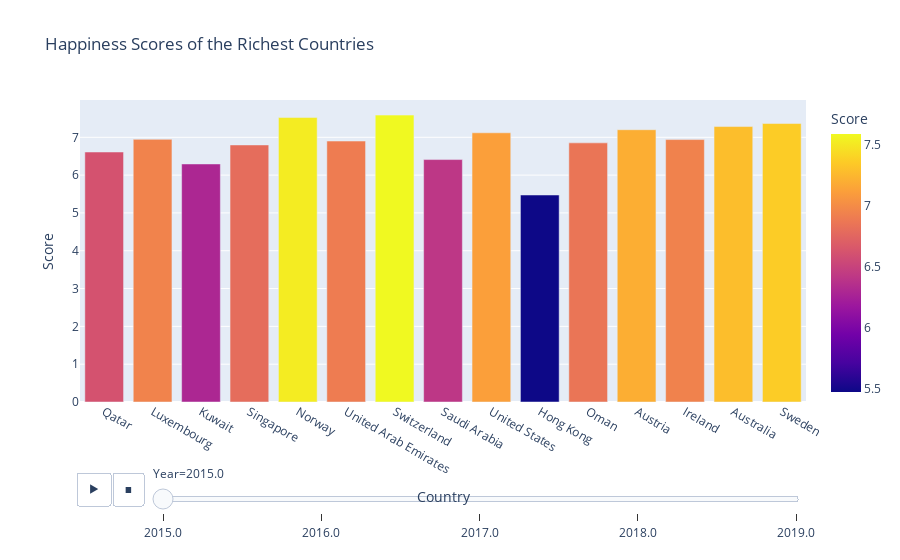

Here is the notebook cell this chart was saved with:
### Markdown cell above
Burundi for the time period 2016-2018 was either last or second last in least happiest countries but in 2019 it jumped to 12th position from last which is noteworthy advancement. 

Syria, made it to a slightly higher place. But as you can see, its GPD decreased over time.

Afghanistan had many ups and downs. In 2016, it was at 4th last position and then jumped to 15th last position in the next year only. Since then, Afghanistan is coming down and further down which is very dreadful. 

Uganda, Burkina Faso and Chad did appear in 2016 barplot but then vanished from 2017-2019 barplot which is a remarkable boost. Berlin, Togo and Guinea did pop up in bar plots of 2016 and 2017 but they faded away in bar plots of 2018 and 2019 which is again incredible.

### Code cell
# Creating data frames to plot top rich countries over the years
richests_2015 = data2015.sort_values('GDP',
                                     ascending=False).head(n=15).reset_index(drop=True)

richests_2016 = data2016.sort_values('GDP',
                                     ascending=False).head(n=15).reset_index(drop=True)

richests_2017 = data2017.sort_values('GDP',
                                     ascending=False).head(n=15).reset_index(drop=True)

richests_2018 = data2018.sort_values('GDP',
                                     ascending=False).head(n=15).reset_index(drop=True)

richests_2019 = data2019.sort_values('GDP',
                                     ascending=False).head(n=15).reset_index(drop=True)

all_rich_countries = pd.concat([richests_2015, richests_2016, richests_2017,
                      richests_2018, richests_2019], ignore_index=True)

# Visualization of the top rich countries
px.bar(data_frame = all_rich_countries, 
       x = 'Country', 
       y = 'Score', 
       animation_frame = 'Year',
       color = 'Score', 
       title = 'Happiness Scores of the Richest Countries')

### Figure 1 — Plotly figure (JSON) as saved in the notebook; plotly's stock layout.template omitted (floating-point values rounded to 4 significant figures)
{"data": [{"alignmentgroup": "True", "hovertemplate": "Year=2015.0<br>Country=%{x}<br>Score=%{marker.color}<extra></extra>", "legendgroup": "", "marker": {"color": [6.611, 6.946, 6.295, 6.798, 7.522, 6.901, 7.587, 6.411, 7.119, 5.474, 6.853, 7.2, 6.94, 7.284, 7.364], "coloraxis": "coloraxis"}, "name": "", "offsetgroup": "", "orientation": "v", "showlegend": false, "textposition": "auto", "type": "bar", "x": ["Qatar", "Luxembourg", "Kuwait", "Singapore", "Norway", "United Arab Emirates", "Switzerland", "Saudi Arabia", "United States", "Hong Kong", "Oman", "Austria", "Ireland", "Australia", "Sweden"], "xaxis": "x", "y": [6.611, 6.946, 6.295, 6.798, 7.522, 6.901, 7.587, 6.411, 7.119, 5.474, 6.853, 7.2, 6.94, 7.284, 7.364], "yaxis": "y"}], "layout": {"barmode": "relative", "coloraxis": {"colorbar": {"title": {"text": "Score"}}, "colorscale": [[0, "#0d0887"], [0.1111, "#46039f"], [0.2222, "#7201a8"], [0.3333, "#9c179e"], [0.4444, "#bd3786"], [0.5556, "#d8576b"], [0.6667, "#ed7953"], [0.7778, "#fb9f3a"], [0.8889, "#fdca26"], [1, "#f0f921"]]}, "legend": {"tracegroupgap": 0}, "sliders": [{"active": 0, "currentvalue": {"prefix": "Year="}, "len": 0.9, "pad": {"b": 10, "t": 60}, "steps": [{"args": [["2015.0"], {"frame": {"duration": 0, "redraw": true}, "fromcurrent": true, "mode": "immediate", "transition": {"duration": 0, "easing": "linear"}}], "label": "2015.0", "method": "animate"}, {"args": [["2016.0"], {"frame": {"duration": 0, "redraw": true}, "fromcurrent": true, "mode": "immediate", "transition": {"duration": 0, "easing": "linear"}}], "label": "2016.0", "method": "animate"}, {"args": [["2017.0"], {"frame": {"duration": 0, "redraw": true}, "fromcurrent": true, "mode": "immediate", "transition": {"duration": 0, "easing": "linear"}}], "label": "2017.0", "method": "animate"}, {"args": [["2018.0"], {"frame": {"duration": 0, "redraw": true}, "fromcurrent": true, "mode": "immediate", "transition": {"duration": 0, "easing": "linear"}}], "label": "2018.0", "method": "animate"}, {"args": [["2019.0"], {"frame": {"duration": 0, "redraw": true}, "fromcurrent": true, "mode": "immediate", "transition": {"duration": 0, "easing": "linear"}}], "label": "2019.0", "method": "animate"}], "x": 0.1, "xanchor": "left", "y": 0, "yanchor": "top"}], "title": {"text": "Happiness Scores of the Richest Countries"}, "updatemenus": [{"buttons": [{"args": [null, {"frame": {"duration": 500, "redraw": true}, "fromcurrent": true, "mode": "immediate", "transition": {"duration": 500, "easing": "linear"}}], "label": "&#9654;", "method": "animate"}, {"args": [[null], {"frame": {"duration": 0, "redraw": true}, "fromcurrent": true, "mode": "immediate", "transition": {"duration": 0, "easing": "linear"}}], "label": "&#9724;", "method": "animate"}], "direction": "left", "pad": {"r": 10, "t": 70}, "showactive": false, "type": "buttons", "x": 0.1, "xanchor": "right", "y": 0, "yanchor": "top"}], "xaxis": {"anchor": "y", "domain": [0, 1], "title": {"text": "Country"}}, "yaxis": {"anchor": "x", "domain": [0, 1], "title": {"text": "Score"}}}}
